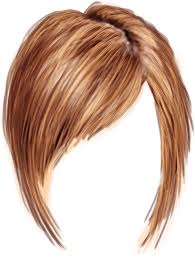
//> input picture imgs/hair2.jpeg, 195 x 259 px, given in place of hair2.png, which was not available
$ ./facedetect   (built with g++ and OpenCV 4)
//> lines starting //> are read from the running program, lines starting //| are printed output that depends on the picture; pictures that were not available may be replaced by others from this repository, and a replacement may not be noted
### mask.h
#include "opencv2/imgproc.hpp"

// Class to store "Face Masks"
//
// These are images with an alpha channel that will be overlayed to mask
// detected faces in the video feed.
class Mask
{
    private:
        // Load from local file in ./imgs
        std::string filename;
        // Need to scale masks differently to fit faces
        double scale;
        // The 4-channel uncompressed image
        cv::Mat img;

    public:

        // Need to provide args, no default constructor
        Mask() = delete;

        Mask(std::string _filename, double _scale) : filename(_filename), scale(_scale) {
//> called with _filename = "imgs/hair2.png", _scale = 1.5
            img = cv::imread(filename, cv::IMREAD_UNCHANGED);
//> img is the input picture: 259 rows x 195 cols, CV_8UC3; mean B, G, R 167.9, 182.5, 209.7
        }

        const cv::Mat& getImg() const {
            return img;
        }

        double getScale() const {
            return scale;
        }
};

// Subclass std::vector and just add convenience method
class MaskVector : public std::vector<Mask>
{
    private:
        int nextImg = 0;

    public:

        // [5 lines left out: function getNextMask, not called in this run]
};

### face_tracker.h
#include "opencv2/objdetect.hpp"
#include "opencv2/highgui.hpp"
#include "opencv2/imgproc.hpp"
#include <iostream>
#include "mask.h"


// A face we are tracking in the image, along with some stastics about
// its previous position, size, and detection stats
class Face
{

    private:
        // Will be used to give new faces id's
        static int numFaces;

    public:
        // To overlay on face
        Mask mask;
        // Last position seen
        cv::Rect lastPosition;
        // Time last seen
        double lastTimeSeen;
        // Last frame number seen
        int lastFrameSeen;
        // Total number of detections
        int numDetections;
        // Unique id for object
        int id;


        // [6 lines left out: function Face, not called in this run]

        // Time pasted since last detection in milliseconds
        double timeUndetectedMs() const {
            return ((double)cv::getTickCount() - this->lastTimeSeen)*1000 / cv::getTickFrequency();
        }

        // Number of frames since last detection
        int undetectedFrames(const int& currentFrame) const {
            return currentFrame - lastFrameSeen;
        }

        // Update members with latest information
        // [7 lines left out: function updateSeen, not called in this run]

        const Mask& getMask() const {
            return mask;
        }

};

// Start ID at 0
int Face::numFaces = 0;

// Face tracker will keep track of the faces that have been seen and attempt to
// track them from frame to frame. There is a high false detection rate by the
// face classifier at times, so we need to track stuff for a while before saying it's
// actually a real face.
//
// Faces are first in the "potentialFaces" list, in which they are not masked, but
// become masked as soon as they are promited to "definiteFaces"
//
// This is similiar to how radar/video trackers decide if an object is real and to
// start tracking it.
class FaceTracker {

    // Remove a face if it hasn't been seen for 10 frames
    static constexpr int EXPIRE_FACE_FRAMES = 20;

    // Require being seen 10 times before considered real
    static constexpr int DETECTIONS_REQUIRED_TO_BE_REAL = 8;

    // Limit total number of faces
    static constexpr int MAX_FACES = 1;

    // Keep track of potential and real faces
    std::vector<Face> definiteFaces;
    std::vector<Face> potentialFaces;

    // Initialize possible mask set for each face
    MaskVector masks;

    private:

        // Need to run stats on size and position similarity to check for a match
        // [89 lines left out: functions matchesFace, matchesAnyFace, purgeOldFaces, upgradePotentialFaces, not called in this run]

    public:

        FaceTracker() {
            // Seed possible masks
            masks = MaskVector();
            masks.emplace_back("imgs/hair2.png", 1.5);
            masks.emplace_back("imgs/guy3.png", 1.3);
//> guy3.png cannot be read in this run, so this picture is empty
            masks.emplace_back("imgs/glasses.png", 1.3);
//> call 3 of Mask, with _filename = "imgs/glasses.png", _scale = 1.3
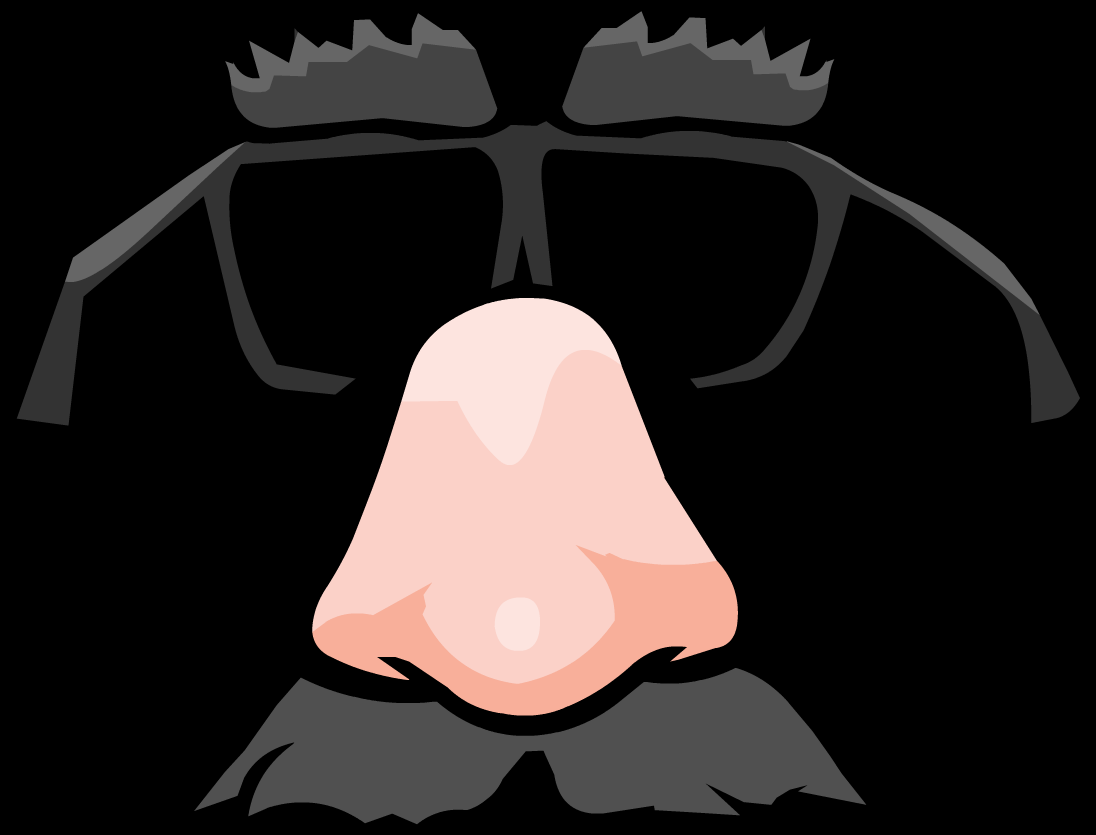
//> input picture imgs/glasses.png, 1096 x 835 px
//> in Mask, img is the input picture: 835 rows x 1096 cols, CV_8UC4; mean B, G, R, A 36, 37.4, 43.1, 108.7
//> in Mask (call 3), `img = cv::imread(filename, cv::IMREAD_UNCHANGED);`: filename = "imgs/glasses.png"
            masks.emplace_back("imgs/ball.png", 1.5);
//> call 4 of Mask, with _filename = "imgs/ball.png", _scale = 1.5
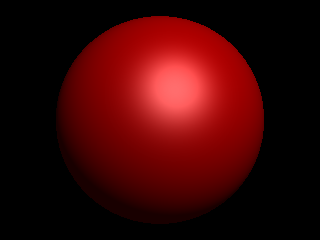
//> input picture imgs/ball.png, 320 x 240 px
//> in Mask, img is the input picture: 240 rows x 320 cols, CV_8UC4; mean B, G, R, A 5.2, 5.2, 57.4, 111.6
//> in Mask (call 4), `img = cv::imread(filename, cv::IMREAD_UNCHANGED);`: filename = "imgs/ball.png"
        }


        // Take face detections from a frame and insert to the face tracker
        // [34 lines left out: function addNewDetections, not called in this run]

        // To draw what we have
        const std::vector<Face>& getFaces() const {
            return definiteFaces;
        }
};

### facedetect.cpp
#include "opencv2/objdetect.hpp"
#include "opencv2/highgui.hpp"
#include "opencv2/imgproc.hpp"
#include <iostream>
#include "face_tracker.h"


// Copy the sub image into the image at the given ROI
// [51 lines left out: functions copySubImage, resizeRoi, not called in this run]

// Use the CascadeClassifier to detect faces in a single images, returning
// a vector of rectangles containing the face locations
std::vector<cv::Rect> detectFacesInFrame( cv::Mat& img, cv::CascadeClassifier& cascade) {
    std::vector<cv::Rect> faces;
    cv::Mat gray, smallImg;
    cvtColor( img, gray, cv::COLOR_BGR2GRAY );
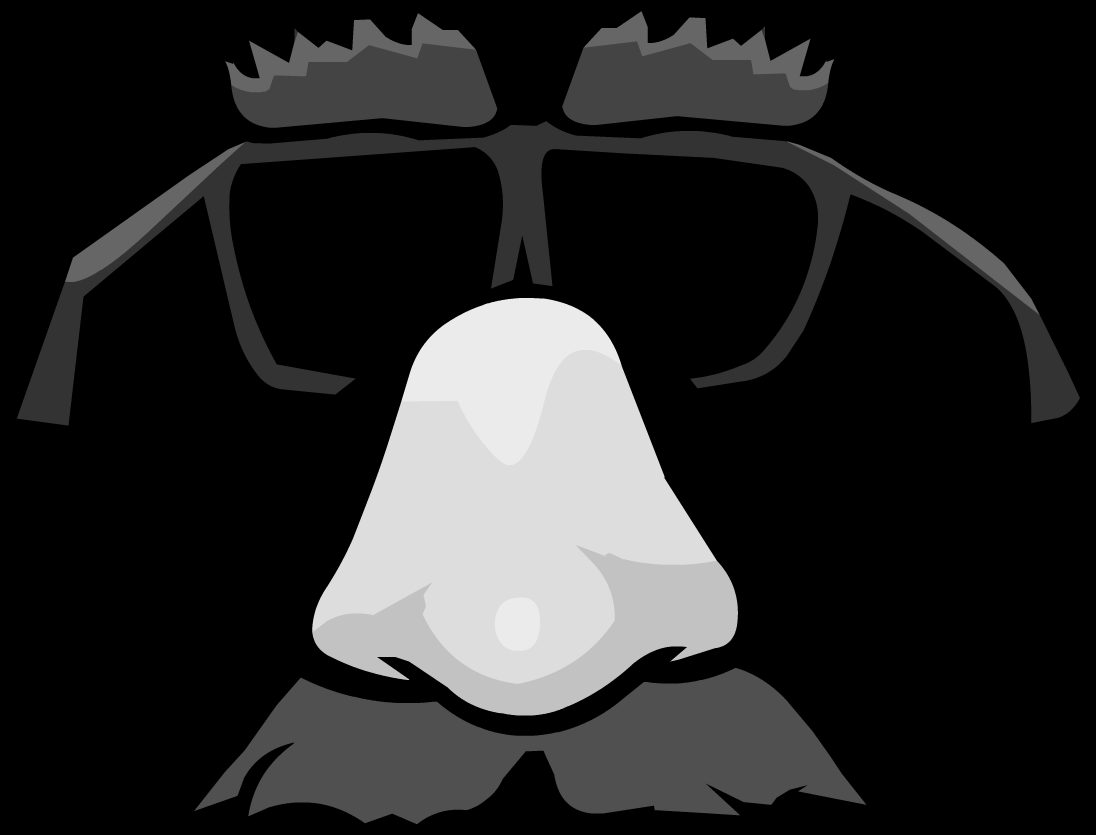
//> gray: 835 rows x 1096 cols, CV_8UC1; min 0, max 235, mean 39
    double fx = 1;
    resize( gray, smallImg, cv::Size(), fx, fx, cv::INTER_LINEAR_EXACT );
    equalizeHist( smallImg, smallImg );
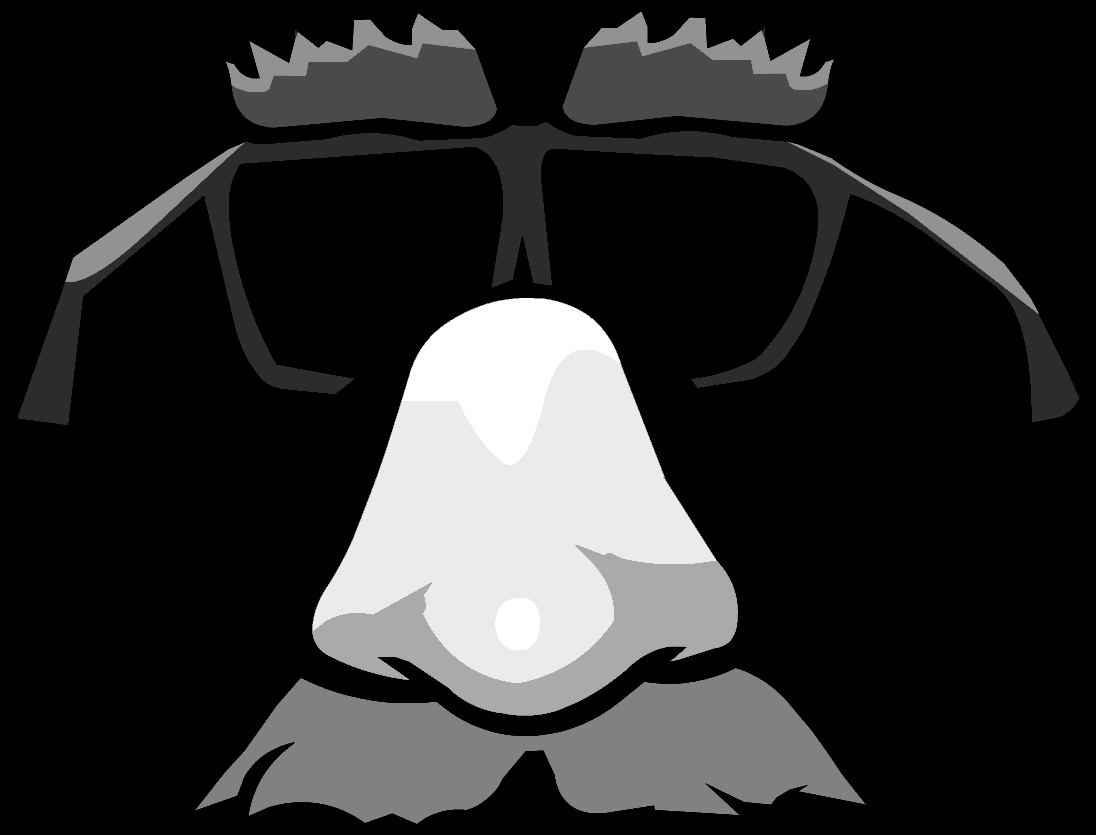
//> smallImg: 835 rows x 1096 cols, CV_8UC1; min 0, max 255, mean 43.5
    cascade.detectMultiScale( smallImg, faces,
        1.1, 2, 0
        |cv::CASCADE_SCALE_IMAGE,
        cv::Size(30, 30) );
//> faces = empty
    return faces;
}

void detectAndDraw( cv::Mat& img, cv::CascadeClassifier& cascade, FaceTracker& faceTracker, const int& nFrame)
{

    std::vector<cv::Rect> facesInFrame = detectFacesInFrame(img, cascade);

    // Make incoming image RBGA, need to work with alpha channel to overlay masks
    cv::Mat imga;
    cvtColor(img, imga, cv::COLOR_RGB2RGBA);

    bool debug = true;
    // draw detections on each image
    if (debug) {
        for (auto& r: facesInFrame) {
            rectangle( imga, cv::Point(cvRound(r.x), cvRound(r.y)),
                       cv::Point(cvRound((r.x + r.width-1)), cvRound((r.y + r.height-1))),
                       cv::Scalar(255,255,0), 3, 8, 0);
        }
//> this loop made 0 passes
    }

    // Submit face detections to FaceTracker, which ill
    // incorporate it to the tracker faces if it has met the
    // detection threshholds
    faceTracker.processNewDetections(facesInFrame, nFrame);
//> (this line was passed over: processNewDetections is not available in this run)

    // Now get the list of faces we think are real
    auto& facesReal = faceTracker.getFaces();
//> facesReal = 0 items

    for(auto& face : facesReal) {

        // Each face gets disguised by a mask that we blend with the webcam image
        const Mask& mask = face.getMask();
        const cv::Rect& currentRoi = face.lastPosition;

        // Will get the ROI to modify in the original image, truncating
        // it to our sub-image if it extends past the boundary
        cv::Rect maskRoi = resizeRoi(currentRoi, mask.getScale(), imga.rows, imga.cols);

        // Want to make the mask slightly larger because the face recognition
        // algorithms makes smaller rectangles than the whole face
        cv::Mat maskResize;
        resize(mask.getImg(), maskResize, cv::Size(maskRoi.width, maskRoi.height), 0, 0, cv::INTER_AREA);

        // Now copy image into subImage
        copySubImage(imga, maskResize, maskRoi);

    }

    // Display the result
    cv::imshow( "result", imga );

    // to debug frame by frame
    //cv::waitKey(0);
}

int main( int argc, const char** argv )
{
    // Will keep track of faces frame-to-frame
    FaceTracker faceTracker = FaceTracker();
    cv::VideoCapture capture;
    cv::Mat frame, image;
    cv::CascadeClassifier cascade;
    cv::CommandLineParser parser(argc, argv,
        "{cascade|./models/haarcascade_frontalface_alt.xml|}"
    );

    std::string cascadeName = parser.get<std::string>("cascade");

    if (!parser.check())
    {
        parser.printErrors();
        return 0;
    }

    if( !cascade.load( cascadeName ) )
    {
        std::cerr << "ERROR: Could not load classifier cascade" << std::endl;
        return -1;
    }

    if (!capture.open(0)) {
        std::cout << "Cannot open camera...";
        return 0;
    }

    int nFrame = 0;
    assert(capture.isOpened());

    std::cout << "Video capturing has been started ..." << std::endl;

    for(;;)
    {
        capture >> frame;
        if( frame.empty() )
            break;

        detectAndDraw(frame, cascade, faceTracker, nFrame);

        // Can quit at any time by pressing Q/q
        char c = (char)cv::waitKey(10);
//> the 'q' key is pressed
        if( c == 27 || c == 'q' || c == 'Q' )
            break;

        nFrame += 1;
    }

    return 0;
}
